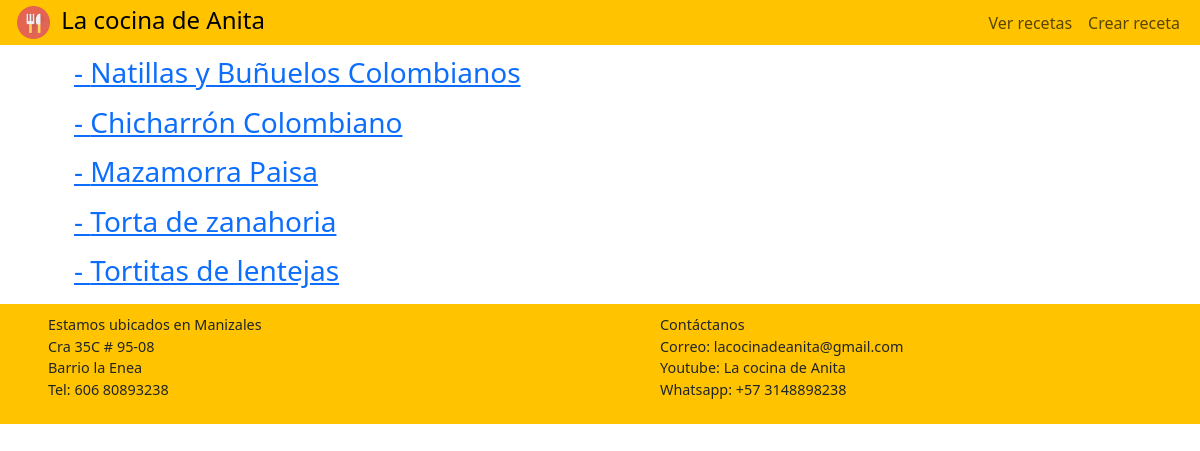
The app's page /recetas/ with its own data.
### miapp/models.py (models this page shows, shortened)
class Receta(models.Model):
    nombre= models.CharField(max_length=200)
    ingredientes= models.TextField()
    descripcion= models.TextField()

### miapp/views.py (the view)
# urls.py: path('recetas/', views.recetas ,name= 'recetas'),
def recetas(request):
    lista_recetas = list(Receta.objects.all())
    return render(request, 'recetas.html',{
        'recetas': lista_recetas
    })

### miapp/templates/recetas.html
{% extends 'cabecera.html' %}
{% block content %}
    <h1>Recetas</h1>
<div>
    {% for receta in recetas %}
    <td>
        <ul>
            <a href="{% url 'recetas_detalle' receta.id %}">
                <h3>- {{receta.nombre}}</h3>
            </a>
        </ul>
    </td>
    {% endfor %}
</div>
{% endblock %}

### miapp/templates/cabecera.html (shortened to what this page needs)
{% load static %}
<!DOCTYPE html>
<html lang="en">
<head>
  <link href="https://cdn.jsdelivr.net/npm/bootstrap@5.3.3/dist/css/bootstrap.min.css" rel="stylesheet">
  <link rel="stylesheet" href="https://cdn.jsdelivr.net/npm/bootstrap-icons@1.11.3/font/bootstrap-icons.min.css">
  <link rel="stylesheet" href="../static/index.css">
  </head>
<body>
<nav class="navbar navbar-expand-lg">
  <div class="container-fluid">
    <div>
      <a class="navbar-brand" href="/">
        <img src="../../static/logo.ico" alt="logo"> La cocina de Anita
      </a>
    </div>
    <div class="navbar-options">
      <div class="collapse navbar-collapse" id="navbarSupportedContent">
        <ul class="navbar-nav mb-2 mb-lg-0">
          <li class="nav-item">
            <a class="nav-link" href="/recetas">
                Ver recetas
            </a>
          </li>
          <li class="nav-item">
            <a class="nav-link" href="/crear_receta">
                Crear receta
            </a>
          </li>
        </ul>
      </div>
    </div>
  </div>
</nav>
    <main class="container">
        {% block content %}
        {% endblock %}
    </main>
</body>
<section class="footer">
  <div class="row">
    <div class="col-md-6 footer-container">
      Estamos ubicados en Manizales
      <br>Cra 35C # 95-08
      <br>Barrio la Enea
      <br>Tel: 606 80893238
    </div>
    <div class="col-md-6 footer-container">
      Contáctanos
      <br>Correo: lacocinadeanita@gmail.com
      <br>Youtube: La cocina de Anita
      <br>Whatsapp: +57 3148898238
    </div>
  </div>
</section>
</html>

### miapp/static/index.css (style rules this page uses)
section { margin-top: 10px; }
.navbar { background-color: #FFC300; max-height: 45px; position: fixed; width: 100%; top: 0; z-index: 999; }
.navbar-brand { font-size: 1.5rem; align-content: center; justify-content: center; }
.navbar-brand img { width: 33px; height: 33px; margin: 5px; }
.footer { width: 100%; background-color: #FFC300; height: 120px; }
.footer-container { font-size: 0.9rem; padding: 10px 0 0 60px; }

### records on screen
Receta: nombre "Natillas y Buñuelos Colombianos"
Receta: nombre "Chicharrón Colombiano"
Receta: nombre "Mazamorra Paisa"
Receta: nombre "Torta de zanahoria"
Receta: nombre "Tortitas de lentejas"
